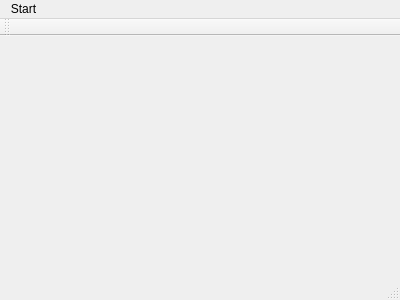
<?xml version="1.0" encoding="UTF-8"?>
<ui version="4.0">
 <class>MainWindow</class>
 <widget class="QMainWindow" name="MainWindow">
  <property name="geometry">
   <rect>
    <x>0</x>
    <y>0</y>
    <width>400</width>
    <height>300</height>
   </rect>
  </property>
  <property name="windowTitle">
   <string>MainWindow</string>
  </property>
  <widget class="QWidget" name="centralWidget"/>
  <widget class="QMenuBar" name="menuBar">
   <property name="geometry">
    <rect>
     <x>0</x>
     <y>0</y>
     <width>400</width>
     <height>20</height>
    </rect>
   </property>
   <widget class="QMenu" name="menuFIle">
    <property name="title">
     <string>Start</string>
    </property>
    <addaction name="actionAdd_device"/>
    <addaction name="actionAdd_plot"/>
   </widget>
   <addaction name="menuFIle"/>
  </widget>
  <widget class="QToolBar" name="mainToolBar">
   <attribute name="toolBarArea">
    <enum>TopToolBarArea</enum>
   </attribute>
   <attribute name="toolBarBreak">
    <bool>false</bool>
   </attribute>
  </widget>
  <widget class="QStatusBar" name="statusBar"/>
  <action name="actionAdd_device">
   <property name="text">
    <string>Add device</string>
   </property>
  </action>
  <action name="actionAdd_plot">
   <property name="text">
    <string>Add plot</string>
   </property>
  </action>
 </widget>
 <layoutdefault spacing="6" margin="11"/>
 <resources/>
 <connections/>
</ui>
